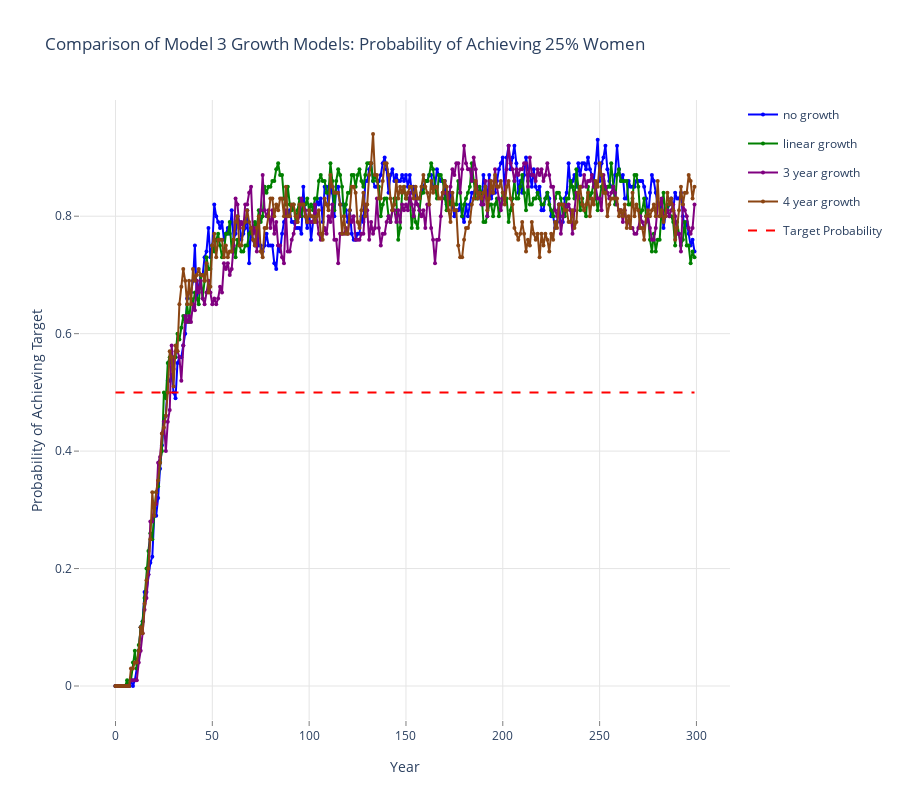

Here is the notebook cell this chart was saved with:
### Markdown cell above
## Comparison of Model 3 Growth Models: Probability of Achieving 25% Women

### Code cell
data = []
linecolors = ['rgb(0,0,255)', 'rgb(0,128,0)', 'rgb(128,0,128)', 'rgb(139,69,19)']
fillcolors = ['rgba(0,0,255,0.25)', 'rgba(0,128,0,0.25)', 'rgba(128,0,128,0.25)', 'rgba(160,82,45,0.25)']

for k,v in enumerate(results.mlist):

    data.append(go.Scatter(
        x=v.summary_matrix['yr'],
        y=v.summary_matrix['p_fpct'],
        line=dict(color=linecolors[k],
                 width=2),
        legendgroup=legend_labels[k],
        showlegend=True,
        marker=dict(
            size=4),
        mode='lines+markers',
        name=legend_labels[k],
    ))


data.append(go.Scatter(
    x=v.summary_matrix['yr'], 
    y=np.repeat(0.5, len(v.summary_matrix['yr'])),
    line=dict(color='red',
             dash='dash'),
    name='Target Probability',
    mode='lines',
))
    
layout = go.Layout(
    title='Comparison of Model 3 Growth Models: Probability of Achieving 25% Women',
    height=800,
    width=900,
    paper_bgcolor='rgb(255,255,255)',
    plot_bgcolor='rgb(255,255,255)',
    xaxis=dict(
        visible=True,
        title='Year',
        gridcolor='rgb(229,229,229)',
        showgrid=True,
        showline=True,
        showticklabels=True,
        tickcolor='rgb(127,127,127)',
        ticks='outside',
        zeroline=False
    ),
    yaxis=dict(
        title='Probability of Achieving Target',
        gridcolor='rgb(229,229,229)',
        showgrid=True,
        showline=True,
        showticklabels=True,
        tickcolor='rgb(127,127,127)',
        ticks='outside',
        zeroline=False
    ),
)
fig = go.Figure(data=data, layout=layout)
plotly.offline.iplot(fig, filename= 'shaded_lines')

# export image for ingestion to pdf file.
# if not os.path.exists('images'):
#     os.mkdir('images')
# pio.write_image(fig, 'images/probability_of_reaching_gender_target.png')

### Figure 1 — Plotly figure (JSON) as saved in the notebook; plotly's stock layout.template omitted (floating-point values rounded to 4 significant figures; data arrays with more than 128 entries replaced by an {"elided": "..."} marker saying what was removed)
{"data": [{"legendgroup": "no growth", "line": {"color": "rgb(0,0,255)", "width": 2}, "marker": {"size": 4}, "mode": "lines+markers", "name": "no growth", "showlegend": true, "type": "scatter", "x": {"elided": "300 int values"}, "y": {"elided": "300 float values"}}, {"legendgroup": "linear growth", "line": {"color": "rgb(0,128,0)", "width": 2}, "marker": {"size": 4}, "mode": "lines+markers", "name": "linear growth", "showlegend": true, "type": "scatter", "x": {"elided": "300 int values"}, "y": {"elided": "300 float values"}}, {"legendgroup": "3 year growth", "line": {"color": "rgb(128,0,128)", "width": 2}, "marker": {"size": 4}, "mode": "lines+markers", "name": "3 year growth", "showlegend": true, "type": "scatter", "x": {"elided": "300 int values"}, "y": {"elided": "300 float values"}}, {"legendgroup": "4 year growth", "line": {"color": "rgb(139,69,19)", "width": 2}, "marker": {"size": 4}, "mode": "lines+markers", "name": "4 year growth", "showlegend": true, "type": "scatter", "x": {"elided": "300 int values"}, "y": {"elided": "300 float values"}}, {"line": {"color": "red", "dash": "dash"}, "mode": "lines", "name": "Target Probability", "type": "scatter", "x": {"elided": "300 int values"}, "y": {"elided": "300 float values"}}], "layout": {"height": 800, "paper_bgcolor": "rgb(255,255,255)", "plot_bgcolor": "rgb(255,255,255)", "title": {"text": "Comparison of Model 3 Growth Models: Probability of Achieving 25% Women"}, "width": 900, "xaxis": {"gridcolor": "rgb(229,229,229)", "showgrid": true, "showline": true, "showticklabels": true, "tickcolor": "rgb(127,127,127)", "ticks": "outside", "title": {"text": "Year"}, "visible": true, "zeroline": false}, "yaxis": {"gridcolor": "rgb(229,229,229)", "showgrid": true, "showline": true, "showticklabels": true, "tickcolor": "rgb(127,127,127)", "ticks": "outside", "title": {"text": "Probability of Achieving Target"}, "zeroline": false}}}
